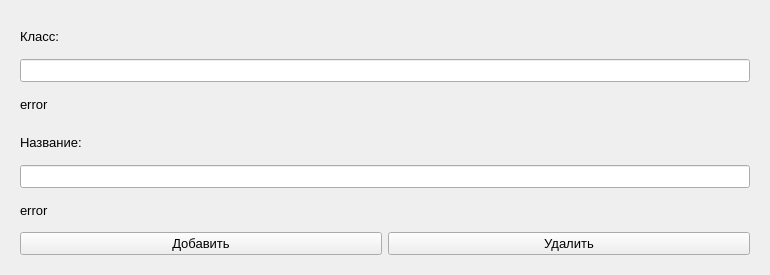
<?xml version="1.0" encoding="UTF-8"?>
<ui version="4.0">
 <class>AddSubjectForm</class>
 <widget class="QWidget" name="AddSubjectForm">
  <property name="geometry">
   <rect>
    <x>0</x>
    <y>0</y>
    <width>770</width>
    <height>275</height>
   </rect>
  </property>
  <property name="sizePolicy">
   <sizepolicy hsizetype="Fixed" vsizetype="Fixed">
    <horstretch>0</horstretch>
    <verstretch>0</verstretch>
   </sizepolicy>
  </property>
  <property name="minimumSize">
   <size>
    <width>770</width>
    <height>275</height>
   </size>
  </property>
  <property name="maximumSize">
   <size>
    <width>770</width>
    <height>275</height>
   </size>
  </property>
  <property name="windowTitle">
   <string>Form</string>
  </property>
  <layout class="QHBoxLayout" name="horizontalLayout">
   <item>
    <widget class="QWidget" name="widget" native="true">
     <layout class="QVBoxLayout" name="verticalLayout">
      <item>
       <widget class="QLabel" name="label">
        <property name="font">
         <font>
          <pointsize>10</pointsize>
         </font>
        </property>
        <property name="text">
         <string>Класс:</string>
        </property>
       </widget>
      </item>
      <item>
       <widget class="QLineEdit" name="class_line">
        <property name="font">
         <font>
          <pointsize>10</pointsize>
         </font>
        </property>
       </widget>
      </item>
      <item>
       <widget class="QLabel" name="error_lab1">
        <property name="font">
         <font>
          <pointsize>10</pointsize>
         </font>
        </property>
        <property name="text">
         <string>error</string>
        </property>
       </widget>
      </item>
      <item>
       <widget class="QLabel" name="label_2">
        <property name="font">
         <font>
          <pointsize>10</pointsize>
         </font>
        </property>
        <property name="text">
         <string>Название:</string>
        </property>
       </widget>
      </item>
      <item>
       <widget class="QLineEdit" name="name_line">
        <property name="font">
         <font>
          <pointsize>10</pointsize>
         </font>
        </property>
       </widget>
      </item>
      <item>
       <widget class="QLabel" name="error_lab2">
        <property name="font">
         <font>
          <pointsize>10</pointsize>
         </font>
        </property>
        <property name="text">
         <string>error</string>
        </property>
       </widget>
      </item>
      <item>
       <layout class="QHBoxLayout" name="horizontalLayout_2">
        <item>
         <widget class="QPushButton" name="btn_ok">
          <property name="font">
           <font>
            <pointsize>10</pointsize>
           </font>
          </property>
          <property name="text">
           <string>Добавить</string>
          </property>
         </widget>
        </item>
        <item>
         <widget class="QPushButton" name="btn_delete">
          <property name="font">
           <font>
            <pointsize>10</pointsize>
           </font>
          </property>
          <property name="text">
           <string>Удалить</string>
          </property>
         </widget>
        </item>
       </layout>
      </item>
     </layout>
    </widget>
   </item>
  </layout>
 </widget>
 <resources/>
 <connections/>
</ui>
